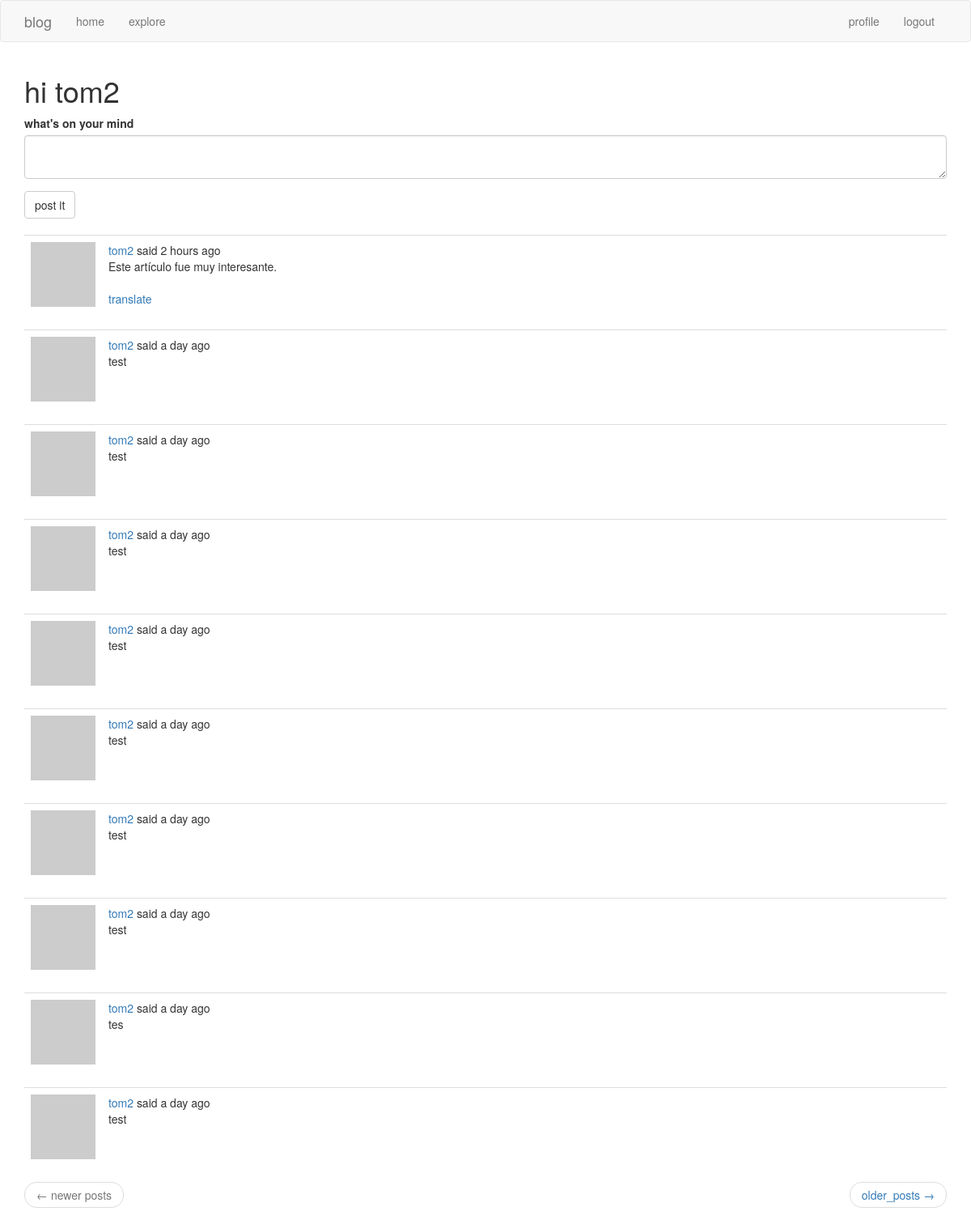
The page /index (signed in) on the database its author committed.
### app/models.py (models this page shows, shortened)
class User(UserMixin, db.Model):
    id       = db.Column(db.Integer, primary_key = True)
    username = db.Column(db.String(64),  index = True, unique = True)
    email    = db.Column(db.String(128), index = True, unique = True)
    about_me = db.Column(db.String(128))
    last_seen = db.Column(db.DateTime, default = datetime.utcnow)
    password_hash = db.Column(db.String(128))
    posts = db.relationship('Post', backref = 'author', lazy = 'dynamic')
    followed = db.relationship(
        'User', secondary = followers,
        primaryjoin = (followers.c.follower_id == id),
        secondaryjoin = (followers.c.followed_id == id),
        backref = db.backref('followers', lazy = 'dynamic'), lazy = 'dynamic')
    def avatar(self, size):
        digest = md5(self.email.lower().encode('utf-8')).hexdigest()
        return 'https://www.gravatar.com/avatar/{}?d=identicon&s={}'.format(digest, size)
    def followed_posts(self):
        followed = Post.query.join(
            followers,
            (followers.c.followed_id == Post.user_id)
        ).filter(
            (followers.c.follower_id == self.id)
        )
        own = Post.query.filter_by(user_id = self.id)
        return followed.union(own).order_by(Post.timestamp.desc())

class Post(db.Model):
    id   = db.Column(db.Integer, primary_key = True)
    body = db.Column(db.String(128))
    timestamp = db.Column(db.DateTime, index = True, default = datetime.utcnow)
    user_id = db.Column(db.Integer, db.ForeignKey('user.id'))
    language = db.Column(db.String(5))

### app/main/routes.py (the view, shortened to what this page needs)
@bp.route('/', methods = ['GET', 'POST'])
@bp.route('/index', methods = ['GET', 'POST'])
@login_required
def index():
    form = PostForm()
    page = request.args.get('page', 1, type = int)
    posts = current_user.followed_posts().paginate(page, current_app.config['POSTS_PER_PAGE'], False)
    next_url = url_for('main.index', page = posts.next_num) if posts.has_next else None
    prev_url = url_for('main.index', page = posts.prev_num) if posts.has_prev else None
    return render_template('index.html', title = _("home"), form = form, posts = posts.items, next_url = next_url, prev_url = prev_url)

### app/forms.py
class PostForm(FlaskForm):
    post = TextAreaField(_l("what's on your mind"), validators = [
        DataRequired(), Length(min = 1, max = 256)
    ])
    submit = SubmitField(_l('post it'))

### app/main/routes.py (called while the page is built)
@bp.before_request
def before_request():
    if current_user.is_authenticated:
        current_user.last_seen = datetime.utcnow()
        db.session.commit()
    g.locale = str(get_locale())

### app/models.py (called while the page is built)
@login.user_loader
def load_user(id):
    return User.query.get(int(id))

### app/templates/index.html
{% extends 'base.html' %}
{% import 'bootstrap/wtf.html' as wtf %}
{% block app_content %}
    <h1>{{ _('hi %(username)s', username=current_user.username) }}</h1>
    {% if form %}
    {{ wtf.quick_form(form) }} <br>
    {% endif %}
    {% for post in posts %}
        {% include '_post.html' %}
    {% endfor %}
    <nav aria-label = '...'>
        <ul class = 'pager'>
            <li class = 'previous{% if not prev_url %} disabled{% endif %}'>
                <a href = "{{ prev_url or '#' }}">
                    <span aria-hidden = 'true'> &larr; </span> {{ _('newer posts') }}
                </a>
            </li>
            <li class = 'next {% if not next_url %} disabled {% endif %}'>
                <a href = "{{ next_url or '#' }}">
                    {{ _('older_posts') }} <span aria-hidden = 'true'> &rarr; </span>
                </a>
            </li>
        </ul>
    </nav>
{% endblock %}

### app/templates/_post.html (shortened to what this page needs)
    <table class = "table table-hover">
        <tr>
            <td width = "70px">
                <a href = "{{ url_for('main.user', username = post.author.username) }}">
                    <img src = "{{ post.author.avatar(70) }}" />
                </a>
            </td>
            <td>
                {{ _('%(username)s said %(when)s',
                    username = user_link,
                    when = moment(post.timestamp).fromNow()) }}
                <br>
                <span id = 'post{{ post.id }}'> {{ post.body }} </span>
                {% if post.language and post.language != g.locale %}
                <br><br>
                <span id = 'translation{{ post.id }}'>
                    <a href="javascript:translate(
                                '#post{{ post.id }}',
                                '#translation{{ post.id }}',
                                '{{ post.language }}',
                                '{{ g.locale }}');">{{ _('translate') }}</a>
                </span>
                {% endif %}
            </td>
        </tr>
    </table>

### rows shown on the page
Post: body "Este artículo fue muy interesante."
Post: body "test"
Post: body "test"
Post: body "test"
Post: body "test"
Post: body "test"
Post: body "test"
Post: body "test"
Post: body "tes"
Post: body "test"
